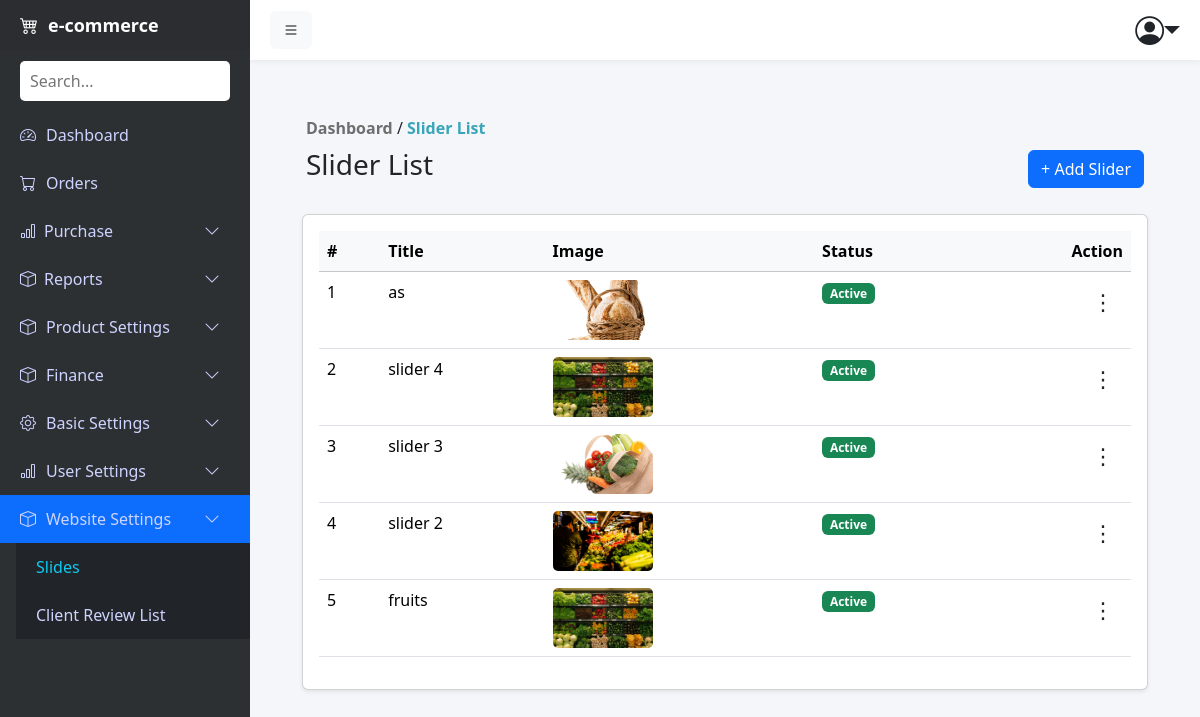
The app's page /admin-panel/sliders/ with its own data.
### admins/models.py (models this page shows, shortened)
class Slider(models.Model):
    title = models.CharField(max_length=150)
    image = models.ImageField(upload_to='slider_images/')
    status = models.BooleanField(default=True)
    created_at = models.DateTimeField(auto_now_add=True)

### admins/views.py (the view)
# urls.py: path('sliders/', views.slider_list, name='slider_list'),
def slider_list(request):
    sliders = Slider.objects.filter(status=True).order_by('-id')
    return render(request, 'slider/slider_list.html', {'sliders': sliders})

### products/context_processors.py (called while the page is built)
def wishlist_count(request):
    if request.user.is_authenticated:
        count = Wishlist.objects.filter(user=request.user).count()
    else:
        if not request.session.session_key:
            request.session.create()
        count = Wishlist.objects.filter(
            session_key=request.session.session_key
        ).count()
    return {"wishlist_count": count}

### admins/templates/slider/slider_list.html (shortened to what this page needs)
{% extends 'base.html' %}
{% block content %}
<div class="text m-3">
    <a href="{% url 'admin_dashboard' %}" style="text-decoration: none; color: #6e6e6e;"><b>Dashboard</b></a>
    /
    <span style="color: #39a5b8;"><b>Slider List</b></span>
    <div class="d-flex justify-content-between align-items-center mt-2">
        <h3>Slider List</h3>
        <a href="{% url 'slider_create' %}" class="btn btn-primary">+ Add Slider</a>
    </div>
</div>
<div class="container mt-4">
    <div class="card shadow-sm">
        <div class="card-body">
            <table class="table table-hover">
                <thead class="table-light">
                    <tr>
                        <th>#</th>
                        <th>Title</th>
                        <th>Image</th>
                        <th>Status</th>
                        <th class="text-end">Action</th>
                    </tr>
                </thead>
                <tbody>
                    {% for slider in sliders %}
                    <tr>
                        <td>{{ forloop.counter }}</td>
                        <td>{{ slider.title }}</td>
                        <td>
                            <img src="{{ slider.image.url }}" width="100" height="60" style="object-fit: cover; border-radius:5px;">
                        </td>
                        <td>
                            {% if slider.status %}
                                <span class="badge bg-success">Active</span>
                            {% else %}
                                <span class="badge bg-secondary">Inactive</span>
                            {% endif %}
                        </td>
                        <td class="text-end">
                            <div class="dropdown">
                                <button class="btn btn-sm " type="button" data-bs-toggle="dropdown" style="font-size: 22px;">
                                    &#8942;
                                </button>
                            </div>
                        </td>
                    </tr>
                    {% empty %}
                    <tr>
                        <td colspan="5" class="text-center">No sliders found.</td>
                    </tr>
                    {% endfor %}
                </tbody>
            </table>
        </div>
    </div>
</div>
{% endblock %}

### static/css/nav.css (style rules this page uses)
body { background: #f5f6fa; font-family: 'Segoe UI', sans-serif; }

### records on screen
Slider: title "as", image (picture), status "Active"
Slider: title "slider 4", image (picture), status "Active"
Slider: title "slider 3", image (picture), status "Active"
Slider: title "slider 2", image (picture), status "Active"
Slider: title "fruits", image (picture), status "Active"
